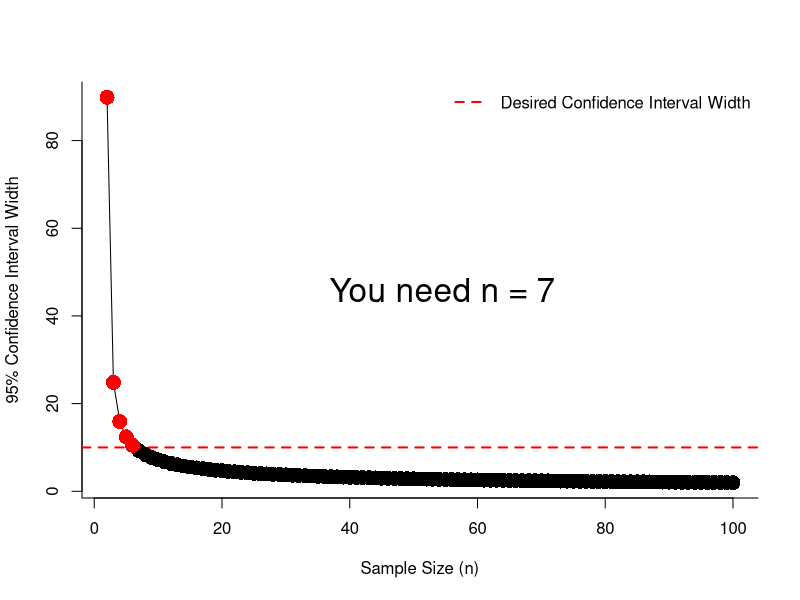
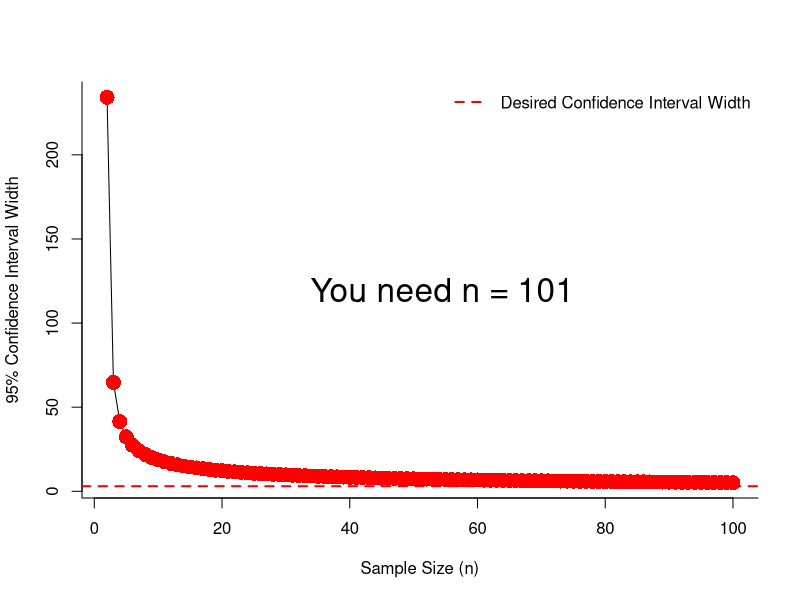

These figures' R source, in order:
#  Function to estimate confidence interval width (in the units of measurement) as a function of sample size (from knonw standard deviation)
#     inputs:
#        SD: this is the only manditory value, it can be a vector or a single value. If it is a vector, the standard deviation of the vector is used. If it is a single number, this is used as the standard deviation   
#        LowerBound: the MINIMUM sample size you wish to consider (default = 2)... !!! NOTE should be higher than 2
#        UpperBound: the MAXIMUM sample size you wish to consider (default = 100)
#        alpha: the desired level of confidence (default = 0.05, i.e., 95% confidence interval)
#        DesiredCI: the desired confidence interval width (in units of measurement)      
#
#     outputs:
#         OP: a data frame containing the the sample size and resulting confidence interval width, and the SS sample size needed if DesiredCI is provided
#
#     figure: a plot of confidence interval width as a function of sample size


SS_Est <- function(SD, LowerBound = 2, UpperBound = 100, alpha = 0.05, DesiredCI = NULL){
   OP <- list()
   if(length(SD) > 1){
      SD <- sd(SD, na.rm = T)
   }
   CI <- rep(NA, length(LowerBound:UpperBound))
   for(i in LowerBound:UpperBound){
      DF <- i - 1
      SE <- SD/sqrt(i)
      ME <- qt(1-(alpha/2), DF)*SE
      CI[i - LowerBound + 1] <- 2*ME
   }

   if(!length(DesiredCI)){
      plot(LowerBound:UpperBound, CI, bty = "l", pch = 16, cex = 2, ylab = paste((1-alpha)*100, "% Confidence Interval Width (in units of measurement)", sep = ""), type = "o", xlab = "Sample Size (n)")
   }
   if(length(DesiredCI)){
      if(min(CI, na.rm = T) > DesiredCI){
         print("WARNING!!! You need a larger sample size than currently provided by 'UpperBound'. Increase 'UpperBound'")
      }
      if(length(which(CI > DesiredCI))){
         SS <- max(which(CI > DesiredCI), na.rm = T) + LowerBound
         plot(LowerBound:UpperBound, CI, bty = "l", pch = 16, cex = 2, ylab = paste((1-alpha)*100, "% Confidence Interval Width", sep = ""), type = "o", xlab = "Sample Size (n)")
         abline(h = DesiredCI, lwd = 2, lty = 2, col = "red")
         points(LowerBound:(SS-1), CI[1:(SS-LowerBound)], pch = 16, cex = 2, col = "red")
         legend("topright", "Desired Confidence Interval Width", lty = 2, lwd = 2, col = "red", bty = "n")
         legend("center", paste("You need n =", SS), cex = 2, bty = "n")
      }
      if(!length(which(CI > DesiredCI))){
         print("WARNING!!! You achieve you're desired CI width at a smaller sample size than 'LowerBound'. Decrease 'LowerBound'")
      }
   }
   OP[[1]] <- as.data.frame(cbind(LowerBound:UpperBound, CI))
   colnames(OP[[1]]) <- c("n","CI_Width")
   OP[[2]] <- SS
   names(OP) <- c("DF", "SS")
   return(OP)
}


# example using the a standard deviation = 5 and a desired confidence interval under 10 (in the units of measurement)
Ex1<-SS_Est(5, DesiredCI = 10)

# full data frame
Ex1$DF

# the sample size you need to reach a confidence interval width < 'DesiredCI'
Ex1$SS



# example using a vector and a desired CI width of 3
tmpV <- rnorm(100, 74, 12.5)
Ex2 <- SS_Est(tmpV, DesiredCI = 3)

# full data frame
Ex2$DF

# the sample size you need to reach a confidence interval width < 'DesiredCI'
Ex2$SS



